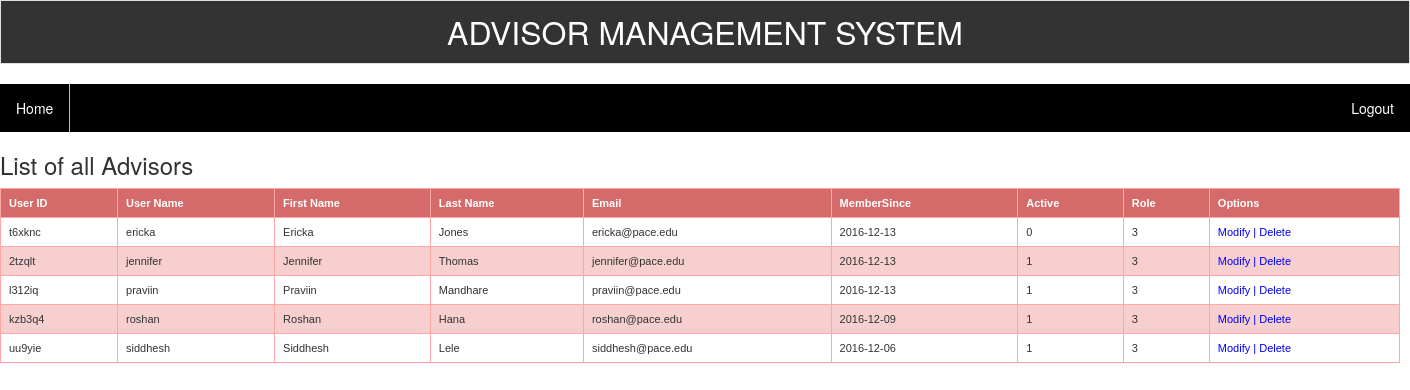
The page /displayAllRecords_Advisor.php on the database its author committed.
### tables this page shows
CREATE TABLE `userdetails` (
  `UserID` varchar(120) NOT NULL,
  `UserName` varchar(150) NOT NULL,
  `FirstName` varchar(150) DEFAULT NULL,
  `LastName` varchar(150) DEFAULT NULL,
  `Email` varchar(150) NOT NULL,
  `Password` varchar(1000) DEFAULT NULL,
  `MemberSince` varchar(255) DEFAULT NULL,
  `Active` int(11) DEFAULT NULL,
  `role` int(11) NOT NULL DEFAULT '1'
);

### db-settings.php (called while the page is built, shortened)
<?php
	$db_table_prefix = "";
?>

### functions.php (called while the page is built, shortened)
<?php
function fetchAllUsersAdvisor() {
    global $mysqli,$db_table_prefix;
    $stmt = $mysqli->prepare("SELECT
		UserID,
		UserName,
		FirstName,
		LastName,
		Email,
		MemberSince,
		Active,
		role
		FROM ".$db_table_prefix."UserDetails
		where role =3 order by MemberSince desc"
    );
    $stmt->execute();
    $stmt->bind_result($UserID, $UserName, $FirstName, $LastName, $Email,$MemberSince, $Active, $role);
    while ($stmt->fetch()){
        $row[] = array('UserID' => $UserID,
            'UserName' => $UserName,
            'FirstName' => $FirstName,
            'LastName' => $LastName,
            'Email' => $Email,
            'MemberSince' => $MemberSince,
            'Active' => $Active,
            'role' => $role
        );
    }
    return ($row);
}

### displayAllRecords_Advisor.php (the view, shortened to what this page needs)
<html>
<head>
</head>
<body>
  <?php require_once("config.php");
  require_once("headermenu.php");
  echo "
<body>
</body>
</html>";
  $allrecords = fetchAllUsersAdvisor();
  ?>
  <h3>List of all Advisors</h3>
  <table class="table-style-three" width="1400px">
      <thead>
        <th>User ID</th>
        <th>User Name</th>
        <th>First Name</th>
        <th>Last Name</th>
        <th>Email</th>
        <th>MemberSince</th>
        <th>Active</th>
        <th>Role</th>
        <th>Options</th>
      </thead>
      <tbody>
      <?php
      foreach($allrecords as $displayRecords) { ?>
      <tr>
        <td><?php print $displayRecords['UserID']; ?></a></td>
        <td><?php print $displayRecords['UserName']; ?></td>
        <td><?php print $displayRecords['FirstName']; ?></td>
        <td><?php print $displayRecords['LastName']; ?></td>
        <td><?php print $displayRecords['Email']; ?></td>
        <td><?php print date("Y-m-d", $displayRecords['MemberSince']); ?></td>
        <td><?php print $displayRecords['Active']; ?></td>
        <td><?php print $displayRecords['role']; ?></td>
        <?PHP echo'<td><a href="updateThisUser.php?UserID='.$displayRecords['UserID'].'">Modify | </a><a href="deleteThisUser.php?UserID='.$displayRecords['UserID'].'">Delete</a></td>'; ?>
      </tr>
      <?php } ?>
      </tbody>
  </table>
</body>
</html>

### displayAllRecords_Advisor.php (style rules this page uses)
table.table-style-three { font-family: verdana, arial, sans-serif; font-size: 11px; color: #333333; border-width: 1px; border-color: #3A3A3A; border-collapse: collapse; }
table.table-style-three th { border-width: 1px; padding: 8px; border-style: solid; border-color: #FFA6A6; background-color: #D56A6A; color: #ffffff; }
table.table-style-three a { color: blue; text-decoration: none; }
table.table-style-three tr:nth-child(even) td { background-color: #F7CFCF; }
table.table-style-three td { border-width: 1px; padding: 8px; border-style: solid; border-color: #FFA6A6; background-color: #ffffff; }

### rows shown on the page
userdetails: UserID "t6xknc", UserName "ericka", FirstName "Ericka", LastName "Jones", Email "ericka@pace.edu", MemberSince "2016-12-13", Active "0", role "3"
userdetails: UserID "2tzqlt", UserName "jennifer", FirstName "Jennifer", LastName "Thomas", Email "jennifer@pace.edu", MemberSince "2016-12-13", Active "1", role "3"
userdetails: UserID "l312iq", UserName "praviin", FirstName "Praviin", LastName "Mandhare", Email "praviin@pace.edu", MemberSince "2016-12-13", Active "1", role "3"
userdetails: UserID "kzb3q4", UserName "roshan", FirstName "Roshan", LastName "Hana", Email "roshan@pace.edu", MemberSince "2016-12-09", Active "1", role "3"
userdetails: UserID "uu9yie", UserName "siddhesh", FirstName "Siddhesh", LastName "Lele", Email "siddhesh@pace.edu", MemberSince "2016-12-06", Active "1", role "3"
